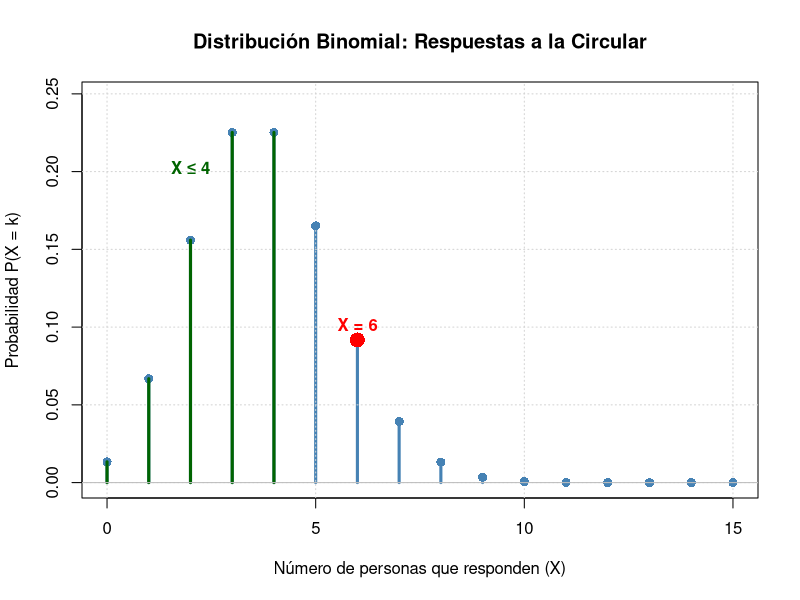

Recreate this plot in R.
# Parámetros del problema
n <- 15  # número de ensayos
p <- 0.25  # probabilidad de éxito
k <- 6  # número de éxitos deseados

# ============================================
# PREGUNTA 1: P(X = 6)
# ============================================
prob_exactamente_6 <- dbinom(x = k, size = n, prob = p)

cat("============================================\n")
cat("PREGUNTA 1: Probabilidad de exactamente 6 respuestas\n")
cat("============================================\n")
cat("P(X = 6) =", prob_exactamente_6, "\n")
cat("P(X = 6) =", round(prob_exactamente_6, 6), "\n")
cat("P(X = 6) =", paste0(round(prob_exactamente_6 * 100, 4), "%"), "\n\n")

# ============================================
# PREGUNTA 2: P(X ≤ 4)
# ============================================
prob_maximo_4 <- pbinom(q = 4, size = n, prob = p, lower.tail = TRUE)

cat("============================================\n")
cat("PREGUNTA 2: Probabilidad de como máximo 4 respuestas\n")
cat("============================================\n")
cat("P(X ≤ 4) =", prob_maximo_4, "\n")
cat("P(X ≤ 4) =", round(prob_maximo_4, 6), "\n")
cat("P(X ≤ 4) =", paste0(round(prob_maximo_4 * 100, 4), "%"), "\n\n")

# ============================================
# VERIFICACIÓN MANUAL (OPCIONAL)
# ============================================
cat("============================================\n")
cat("VERIFICACIÓN MANUAL\n")
cat("============================================\n")

# Primero calculamos el coeficiente binomial
coef_binomial <- choose(n, k)
cat("Coeficiente binomial C(15,6) =", coef_binomial, "\n")

# Luego calculamos la probabilidad manualmente
prob_manual <- coef_binomial * (p^k) * ((1-p)^(n-k))
cat("P(X = 6) calculado manualmente =", prob_manual, "\n\n")

# Cálculo manual de P(X ≤ 4) sumando probabilidades individuales
prob_manual_suma <- sum(dbinom(0:4, size = n, prob = p))
cat("P(X ≤ 4) = P(X=0) + P(X=1) + P(X=2) + P(X=3) + P(X=4)\n")
cat("P(X ≤ 4) calculado manualmente =", prob_manual_suma, "\n\n")

# ============================================
# GRÁFICO DE LA DISTRIBUCIÓN
# ============================================
x_vals <- 0:n
probs <- dbinom(x_vals, size = n, prob = p)

# Crear el gráfico
plot(x_vals, probs, type = "h", lwd = 3, col = "steelblue",
     main = "Distribución Binomial: Respuestas a la Circular",
     xlab = "Número de personas que responden (X)",
     ylab = "Probabilidad P(X = k)",
     ylim = c(0, max(probs) * 1.1))

# Agregar grid DESPUÉS de crear el plot
grid()

# Agregar puntos
points(x_vals, probs, pch = 16, col = "steelblue", cex = 1.2)

# Resaltar P(X = 6)
points(6, dbinom(6, n, p), pch = 16, col = "red", cex = 2)
text(6, dbinom(6, n, p) + 0.01, "X = 6", col = "red", font = 2)

# Resaltar región X ≤ 4
segments(x0 = 0:4, y0 = 0, x1 = 0:4, y1 = dbinom(0:4, n, p), 
         col = "darkgreen", lwd = 3)
text(2, max(probs) * 0.9, "X ≤ 4", col = "darkgreen", font = 2)

# Agregar línea horizontal
abline(h = 0, col = "gray")
